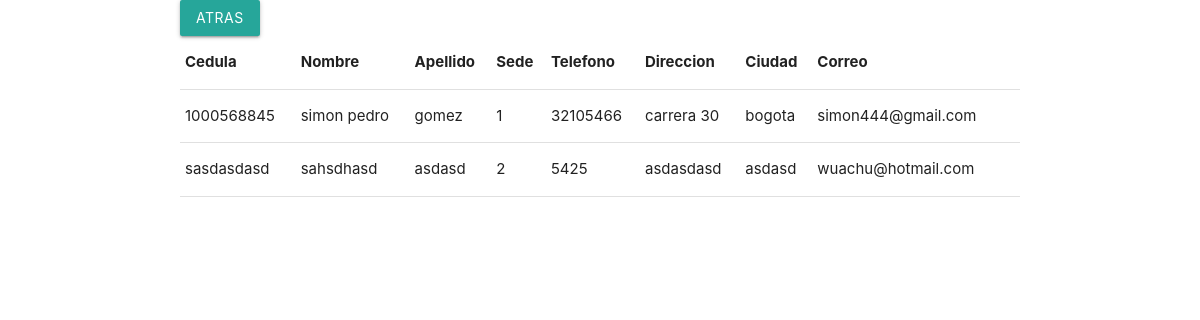
/client_check.php (signed in), run on the app's committed database.
### tables this page shows
CREATE TABLE IF NOT EXISTS `cliente` (
  `cc_nit` varchar(50) NOT NULL DEFAULT '',
  `nombre` varchar(50) DEFAULT NULL,
  `apellido` varchar(50) DEFAULT NULL,
  `sede` varchar(50) DEFAULT NULL,
  `telefono` varchar(50) DEFAULT NULL,
  `direccion` varchar(50) DEFAULT NULL,
  `ciudad` varchar(50) DEFAULT NULL,
  `correo` varchar(30) DEFAULT NULL,
  PRIMARY KEY (`cc_nit`)
);

### client_check.php (the view, shortened to what this page needs)
<?php
    $conexionBD = new conectarBD();
    $mostrar = 'SELECT * FROM cliente';
    $sentencia_mostrar = $conexionBD -> prepare($mostrar);
    $sentencia_mostrar -> execute();
    $res = $sentencia_mostrar -> fetchAll();
?>
<!DOCTYPE html>
<html lang="en">
<head>
    <link rel="stylesheet" href="https://cdnjs.cloudflare.com/ajax/libs/materialize/1.0.0/css/materialize.min.css">
</head>
<body>
    <div class="container sectionS">
    <a href="client.php" class="btn">Atras</a>
    <table>
                        <thead>
                            <tr>
                                <th>Cedula</th>
                                <th>Nombre</th>
                                <th>Apellido</th>
                                <th>Sede</th>
                                <th>Telefono</th>
                                <th>Direccion</th>
                                <th>Ciudad</th>
                                <th>Correo</th>
                            </tr>
                        </thead>
                        <tbody>
                            <?php  foreach($res as $data):  ?>
                            <tr>
                                <td><?php echo $data['cc_nit'] ?></td>
                                <td><?php echo $data['nombre'] ?></td>
                                <td><?php echo $data['apellido'] ?></td>
                                <td><?php echo $data['sede'] ?></td>
                                <td><?php echo $data['telefono'] ?></td>
                                <td><?php echo $data['direccion'] ?></td>
                                <td><?php echo $data['ciudad'] ?></td>
                                <td><?php echo $data['correo'] ?></td>
                                <td>
                                </td>
                            </tr>
                            <?php endforeach ?>
                        </tbody>
                    </table>
    </div>
</body>
</html>

### data on the page
cliente: cc_nit "1000568845", nombre "simon pedro", apellido "gomez", sede "1", telefono "32105466", direccion "carrera 30", ciudad "bogota", correo "simon444@gmail.com"
cliente: cc_nit "sasdasdasd", nombre "sahsdhasd", apellido "asdasd", sede "2", telefono "5425", direccion "asdasdasd", ciudad "asdasd", correo "wuachu@hotmail.com"
